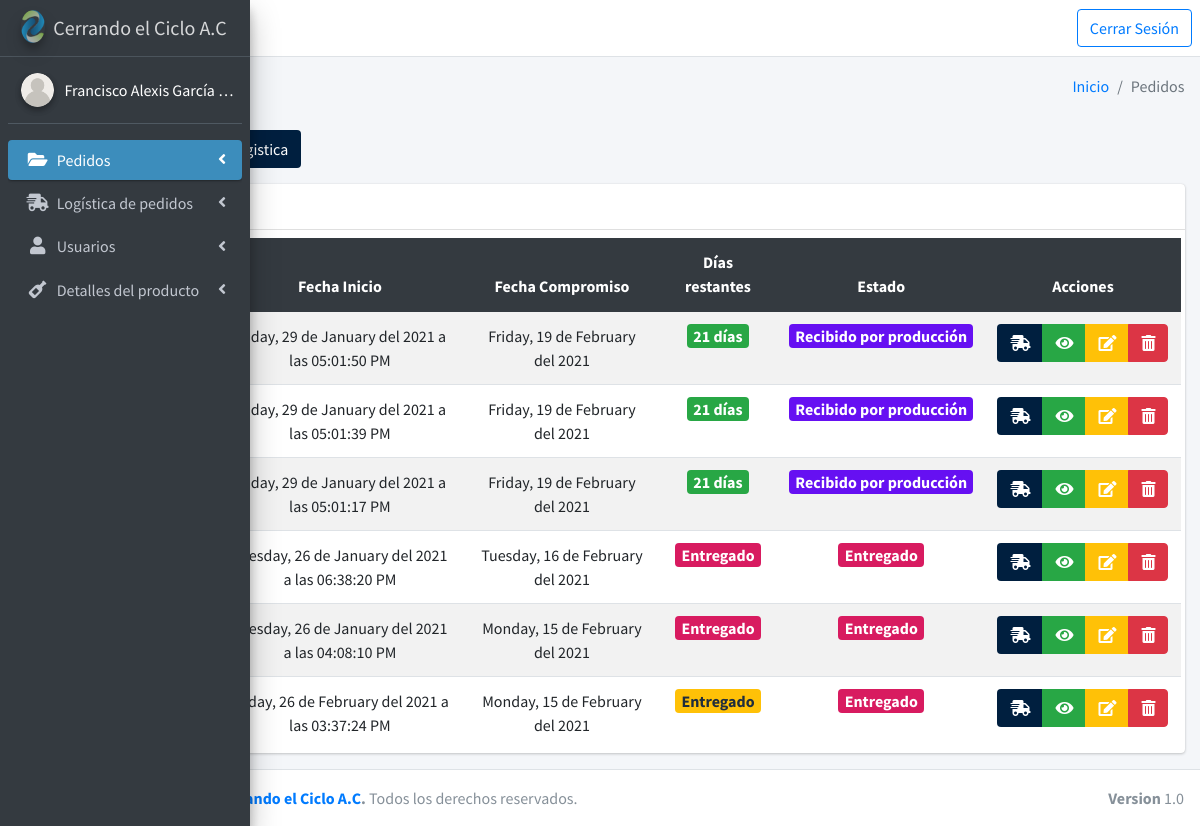
/administrarPedidos (signed in), run on the app's committed database.
### tables this page shows
CREATE TABLE `pedido` (
  `Id_Pedido` int(11) NOT NULL,
  `Fecha_Inicio` timestamp NOT NULL DEFAULT current_timestamp() ON UPDATE current_timestamp(),
  `Fecha_Compromiso` datetime NOT NULL,
  `Fecha_Entrega` datetime DEFAULT NULL,
  `Nombre_Cliente` text NOT NULL,
  `Telefono_Cliente` varchar(10) NOT NULL,
  `Correo_Cliente` text NOT NULL,
  `Anticipo` float NOT NULL,
  `Subtotal` float NOT NULL,
  `IVA` int(11) NOT NULL,
  `Total` float NOT NULL,
  `Avance_Estado` int(11) NOT NULL
);

CREATE TABLE `estatus_pedido` (
  `Id_Estatus` int(11) NOT NULL,
  `Nombre_Estatus` text NOT NULL,
  `Descripcion_Estatus` text NOT NULL,
  `Orden` int(11) NOT NULL
);

### controllers/plantilla.controlador.php (called while the page is built)
<?php
    Class ControladorPlantilla{
        static public function TraerPlantilla(){
            include "views/plantilla.php";
        }
    }
?>

### index.php (called while the page is built, shortened)
<?php
    require_once "controllers/plantilla.controlador.php";
    require_once "controllers/pedidos.controlador.php";
    require_once "models/pedidos.modelo.php";
    $plantilla = new ControladorPlantilla();
    $plantilla->TraerPlantilla();
?>

### models/conexion.php (called while the page is built)
<?php
    Class Conexion {
        static public function conectar(){
            $link = new PDO("mysql:host=localhost;dbname=logistica-pedidos",
                            "root",
                            "");
            $link->exec("set names utf8");
            return $link;
        }
    }
?>

### models/pedidos.modelo.php (called while the page is built, shortened)
<?php
require_once "conexion.php";
class ModeloPedidos
{
    static public function mdlTraerRegistrosDescendentes($tabla, $item)
    {
        $stmt = Conexion::conectar()->prepare("SELECT * FROM $tabla ORDER BY $item DESC");
        $stmt->execute();
        return $stmt->fetchAll();
    }
    static public function mdlTraerEstadoPedido($tabla, $idPedido, $itemOrden)
    {
        $estado = 1;
        $stmt = Conexion::conectar()->prepare(
            "SELECT * FROM $tabla
             INNER JOIN estatus_pedido ON Id_Estatus=Id_Estatus1
             WHERE Id_Pedido2=:idPedido AND Estado=:estado
             ORDER BY $itemOrden DESC
             LIMIT 1"
        );
        $stmt->bindParam(":idPedido", $idPedido, PDO::PARAM_INT);
        $stmt->bindParam(":estado", $estado, PDO::PARAM_INT);
        $stmt->execute();
        return $stmt->fetchAll();
    }
}

### controllers/pedidos.controlador.php (called while the page is built, shortened)
<?php
class ControladorPedidos
{
    static public function ctrTraerRegistrosDescendentes($tabla, $item)
    {
        $consulta = ModeloPedidos::mdlTraerRegistrosDescendentes($tabla, $item);
        return $consulta;
    }
    static public function ctrTraerEstadoPedido($tabla, $idPedido, $itemOrden)
    {
        $estadosPedido = ModeloPedidos::mdlTraerEstadoPedido($tabla, $idPedido, $itemOrden);
        return $estadosPedido;
    }
}

### views/modules/Pedidos/tablaPedidos.php (the view, shortened to what this page needs)
<?php
$fechaActual = date('Y-m-d');
?>
<table class="table table-hover table-striped text-md-center tablas dt-responsive">
    <thead class="thead-dark">
        <tr>
            <th scope="col" style="width: 3px; max-width: 8px;">#</th>
            <th scope="col">N° de Pedido</th>
            <th scope="col">Fecha Inicio</th>
            <th scope="col">Fecha Compromiso</th>
            <th scope="col">Días restantes</th>
            <th scope="col">Estado</th>
            <th scope="col">Acciones</th>
        </tr>
    </thead>
    <tbody>
        <?php
        $tabla = "pedido";
        $item = "Fecha_Compromiso";
        $pedidos = ControladorPedidos::ctrTraerRegistrosDescendentes($tabla, $item);
        foreach ($pedidos as $key => $value) :
            $fechaEntrega = $value["Fecha_Entrega"];
            $fechaCompromiso = $value["Fecha_Compromiso"];
            $tabla = "actualizaciones_pedido";
            $idPedido = $value["Id_Pedido"];
            $item = "Orden";
            $estados = ControladorPedidos::ctrTraerEstadoPedido($tabla, $idPedido, $item);
            $orden = $estados[0]["Orden"];
            $estado = $estados[0]["Nombre_Estatus"];
        ?>
            <tr>
                <td scope="row" style="width: 3px; max-width: 8px;"><?php echo $key + 1; ?></td>
                <td><?php echo $value["Id_Pedido"]; ?></td>
                <td><?php echo strftime("%A, %d de %B del %Y a las %r", strtotime($value["Fecha_Inicio"])); ?></td>
                <td><?php echo strftime("%A, %d de %B del %Y", strtotime($value["Fecha_Compromiso"])); ?></td>
                <td>
                    <?php
                    if ($fechaEntrega != null && $fechaEntrega != "") :
                        $date1 = new DateTime($fechaEntrega);
                        $date2 = new DateTime($fechaCompromiso);
                        if ( $date1 > $date2 ) :
                            echo '<span class="badge bg-warning" style="font-size:1rem;">Entregado</span>';
                        else:
                            echo '<span class="badge bg-maroon" style="font-size:1rem;">Entregado</span>';
                        endif;
                    else :
                        $date1 = new DateTime($fechaActual);
                        $date2 = new DateTime($value["Fecha_Compromiso"]);
                        $diff = $date1->diff($date2);
                        $dias = $diff->days;
                        if ($dias == 0) {
                            echo '<span class="badge bg-navy" style="font-size:1rem;">Hoy se entrega</span>';
                        } else {
                            if (($diff->invert == 1)) :
                                echo '<span class="badge bg-danger" style="font-size:1rem;">' . $dias . ' días de retraso</span>';
                            else :
                                if ($dias > 14) {
                                    echo '<span class="badge bg-success" style="font-size:1rem;">' . $dias . ' días</span>';
                                } else if ($dias <= 14 && $dias > 7) {
                                    echo '<span class="badge bg-info" style="font-size:1rem;">' . $dias . ' días</span>';
                                } else if ($dias <= 7 && $dias > 3) {
                                    echo '<span class="badge bg-warning" style="font-size:1rem;">' . $dias . ' días</span>';
                                } else {
                                    echo '<span class="badge bg-danger" style="font-size:1rem;">' . $dias . ' días</span>';
                                }
                            endif;
                        }
                    endif;
                    ?>
                </td>
                <td>
                    <?php
                    if ($orden == 1 || $orden == 8) :
                        echo '<span class="badge bg-primary" style="font-size:1rem;">' . $estado . '</span>';
                    elseif ($orden == 2 || $orden == 7) :
                        echo '<span class="badge bg-success" style="font-size:1rem;">' . $estado . '</span>';
                    elseif ($orden == 3 || $orden == 6) :
                        echo '<span class="badge bg-danger" style="font-size:1rem;">' . $estado . '</span>';
                    elseif ($orden == 4) :
                        echo '<span class="badge bg-indigo" style="font-size:1rem;">' . $estado . '</span>';
                    elseif ($orden == 5) :
                        echo '<span class="badge bg-navy" style="font-size:1rem;">' . $estado . '</span>';
                    elseif ($orden == 9) :
                        echo '<span class="badge bg-maroon" style="font-size:1rem;">' . $estado . '</span>';
                    endif;
                    ?>
                </td>
                <td>
                    <div class="btn-group">
                        <button class="btn bg-navy btnVerLogisticaPedido" idPedido="<?php echo $idPedido; ?>" data-toggle="modal" data-target="#modalVerLogisticaPedido"><i class="fas fa-shipping-fast"></i></button>
                        <button class="btn btn-success btnVerDetallePedido" idPedido="<?php echo $idPedido; ?>" data-toggle="modal" data-target="#modalVerDetallePedido"><i class="fas fa-eye text-white"></i></button>
                        <button class="btn btn-warning btnEditarPedido" idPedido="<?php echo $idPedido; ?>" data-toggle="modal" data-target="#modalEditPedido"><i class="fas fa-edit text-white"></i></button>
                        <button class="btn btn-danger btnEliminarPedido" idPedido="<?php echo $idPedido; ?>"><i class="fas fa-trash-alt text-white"></i></button>
                    </div>
                </td>
            </tr>
        <?php endforeach ?>
    </tbody>
</table>

### data on the page
pedido: Fecha_Inicio "Friday, 29 de January del 2021 a las 05:01:50 PM", Fecha_Compromiso "Friday, 19 de February del 2021", Fecha_Compromiso "21", estatus_pedido.Nombre_Estatus "Recibido por producción"
pedido: Fecha_Inicio "Friday, 29 de January del 2021 a las 05:01:39 PM", Fecha_Compromiso "Friday, 19 de February del 2021", Fecha_Compromiso "21", estatus_pedido.Nombre_Estatus "Recibido por producción"
pedido: Fecha_Inicio "Friday, 29 de January del 2021 a las 05:01:17 PM", Fecha_Compromiso "Friday, 19 de February del 2021", Fecha_Compromiso "21", estatus_pedido.Nombre_Estatus "Recibido por producción"
pedido: Fecha_Inicio "Tuesday, 26 de January del 2021 a las 06:38:20 PM", Fecha_Compromiso "Tuesday, 16 de February del 2021", shows "Entregado", estatus_pedido.Nombre_Estatus "Entregado"
pedido: Fecha_Inicio "Tuesday, 26 de January del 2021 a las 04:08:10 PM", Fecha_Compromiso "Monday, 15 de February del 2021", shows "Entregado", estatus_pedido.Nombre_Estatus "Entregado"
pedido: Fecha_Inicio "Friday, 26 de February del 2021 a las 03:37:24 PM", Fecha_Compromiso "Monday, 15 de February del 2021", shows "Entregado", estatus_pedido.Nombre_Estatus "Entregado"

### other printed values
$_SESSION["nombreUsuario"] "Francisco Alexis García…"
